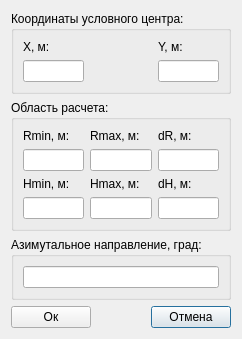
<?xml version="1.0" encoding="UTF-8"?>
<ui version="4.0">
 <class>Dialog_TaskVs</class>
 <widget class="QDialog" name="Dialog_TaskVs">
  <property name="geometry">
   <rect>
    <x>0</x>
    <y>0</y>
    <width>239</width>
    <height>307</height>
   </rect>
  </property>
  <property name="windowTitle">
   <string>Вертикальное сечение</string>
  </property>
  <property name="sizeGripEnabled">
   <bool>false</bool>
  </property>
  <property name="modal">
   <bool>true</bool>
  </property>
  <layout class="QGridLayout" name="gridLayout">
   <item row="0" column="0" colspan="3">
    <widget class="QGroupBox" name="groupBox">
     <property name="maximumSize">
      <size>
       <width>220</width>
       <height>16777215</height>
      </size>
     </property>
     <property name="title">
      <string>Координаты условного центра:</string>
     </property>
     <layout class="QGridLayout" name="gridLayout_4">
      <item row="0" column="2">
       <widget class="QLabel" name="label_2">
        <property name="text">
         <string>Y, м:</string>
        </property>
       </widget>
      </item>
      <item row="0" column="0">
       <widget class="QLabel" name="label">
        <property name="text">
         <string>Х, м:</string>
        </property>
       </widget>
      </item>
      <item row="1" column="0">
       <widget class="DotLineEdit" name="lineEdit_Xpos">
        <property name="maximumSize">
         <size>
          <width>61</width>
          <height>16777215</height>
         </size>
        </property>
       </widget>
      </item>
      <item row="1" column="2">
       <widget class="DotLineEdit" name="lineEdit_Ypos">
        <property name="maximumSize">
         <size>
          <width>61</width>
          <height>16777215</height>
         </size>
        </property>
       </widget>
      </item>
      <item row="1" column="1">
       <spacer name="horizontalSpacer_2">
        <property name="orientation">
         <enum>Qt::Horizontal</enum>
        </property>
        <property name="sizeHint" stdset="0">
         <size>
          <width>40</width>
          <height>20</height>
         </size>
        </property>
       </spacer>
      </item>
     </layout>
    </widget>
   </item>
   <item row="1" column="0" colspan="3">
    <widget class="QGroupBox" name="groupBox_2">
     <property name="maximumSize">
      <size>
       <width>220</width>
       <height>16777215</height>
      </size>
     </property>
     <property name="title">
      <string>Область расчета:</string>
     </property>
     <layout class="QGridLayout" name="gridLayout_3">
      <item row="1" column="1">
       <widget class="DotLineEdit" name="lineEdit_Rmax"/>
      </item>
      <item row="1" column="0">
       <widget class="DotLineEdit" name="lineEdit_Rmin"/>
      </item>
      <item row="0" column="0">
       <widget class="QLabel" name="label_3">
        <property name="text">
         <string>Rmin, м:</string>
        </property>
       </widget>
      </item>
      <item row="0" column="1">
       <widget class="QLabel" name="label_5">
        <property name="text">
         <string>Rmax, м:</string>
        </property>
       </widget>
      </item>
      <item row="3" column="1">
       <widget class="QLabel" name="label_6">
        <property name="text">
         <string>Hmax, м:</string>
        </property>
       </widget>
      </item>
      <item row="3" column="0">
       <widget class="QLabel" name="label_4">
        <property name="text">
         <string>Hmin, м:</string>
        </property>
       </widget>
      </item>
      <item row="0" column="4">
       <widget class="QLabel" name="label_7">
        <property name="text">
         <string>dR, м:</string>
        </property>
       </widget>
      </item>
      <item row="3" column="4">
       <widget class="QLabel" name="label_8">
        <property name="text">
         <string>dH, м:</string>
        </property>
       </widget>
      </item>
      <item row="4" column="0">
       <widget class="DotLineEdit" name="lineEdit_Hmin"/>
      </item>
      <item row="4" column="1">
       <widget class="DotLineEdit" name="lineEdit_Hmax"/>
      </item>
      <item row="1" column="4">
       <widget class="DotLineEdit" name="lineEdit_Rd"/>
      </item>
      <item row="4" column="4">
       <widget class="DotLineEdit" name="lineEdit_Hd"/>
      </item>
     </layout>
    </widget>
   </item>
   <item row="2" column="0" colspan="3">
    <widget class="QGroupBox" name="groupBox_3">
     <property name="title">
      <string>Азимутальное направление, град:</string>
     </property>
     <layout class="QGridLayout" name="gridLayout_2">
      <item row="0" column="0">
       <widget class="DotLineEdit" name="lineEdit_Azimut"/>
      </item>
     </layout>
    </widget>
   </item>
   <item row="3" column="1">
    <spacer name="verticalSpacer">
     <property name="orientation">
      <enum>Qt::Vertical</enum>
     </property>
     <property name="sizeHint" stdset="0">
      <size>
       <width>20</width>
       <height>40</height>
      </size>
     </property>
    </spacer>
   </item>
   <item row="4" column="1">
    <spacer name="horizontalSpacer">
     <property name="orientation">
      <enum>Qt::Horizontal</enum>
     </property>
     <property name="sizeHint" stdset="0">
      <size>
       <width>40</width>
       <height>20</height>
      </size>
     </property>
    </spacer>
   </item>
   <item row="4" column="2">
    <widget class="QPushButton" name="pushButton_Cancel">
     <property name="text">
      <string>Отмена</string>
     </property>
    </widget>
   </item>
   <item row="4" column="0">
    <widget class="QPushButton" name="pushButton_Ok">
     <property name="text">
      <string>Ок</string>
     </property>
    </widget>
   </item>
  </layout>
 </widget>
 <customwidgets>
  <customwidget>
   <class>DotLineEdit</class>
   <extends>QLineEdit</extends>
   <header>../MyWidget/DotLineEdit.h</header>
  </customwidget>
 </customwidgets>
 <resources/>
 <connections/>
</ui>
